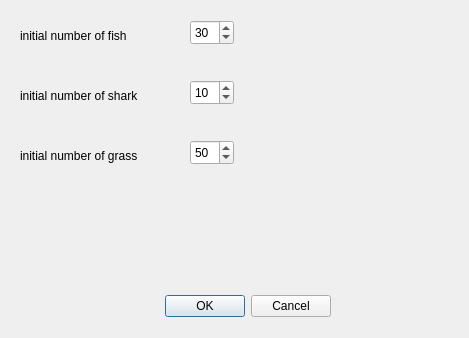
<?xml version="1.0" encoding="UTF-8"?>
<ui version="4.0">
 <class>setting</class>
 <widget class="QDialog" name="setting">
  <property name="geometry">
   <rect>
    <x>0</x>
    <y>0</y>
    <width>469</width>
    <height>338</height>
   </rect>
  </property>
  <property name="windowTitle">
   <string>Dialog</string>
  </property>
  <widget class="QDialogButtonBox" name="buttonBox">
   <property name="geometry">
    <rect>
     <x>-10</x>
     <y>290</y>
     <width>341</width>
     <height>32</height>
    </rect>
   </property>
   <property name="orientation">
    <enum>Qt::Horizontal</enum>
   </property>
   <property name="standardButtons">
    <set>QDialogButtonBox::Cancel|QDialogButtonBox::Ok</set>
   </property>
  </widget>
  <widget class="QSpinBox" name="initial_num">
   <property name="geometry">
    <rect>
     <x>190</x>
     <y>20</y>
     <width>44</width>
     <height>25</height>
    </rect>
   </property>
   <property name="toolTipDuration">
    <number>-7</number>
   </property>
   <property name="value">
    <number>30</number>
   </property>
  </widget>
  <widget class="QLabel" name="label">
   <property name="geometry">
    <rect>
     <x>20</x>
     <y>20</y>
     <width>151</width>
     <height>31</height>
    </rect>
   </property>
   <property name="text">
    <string>initial number of fish</string>
   </property>
  </widget>
  <widget class="QSpinBox" name="initial_num_2">
   <property name="geometry">
    <rect>
     <x>190</x>
     <y>80</y>
     <width>44</width>
     <height>25</height>
    </rect>
   </property>
   <property name="toolTipDuration">
    <number>-7</number>
   </property>
   <property name="value">
    <number>10</number>
   </property>
  </widget>
  <widget class="QSpinBox" name="initial_num_3">
   <property name="geometry">
    <rect>
     <x>190</x>
     <y>140</y>
     <width>44</width>
     <height>25</height>
    </rect>
   </property>
   <property name="toolTipDuration">
    <number>-7</number>
   </property>
   <property name="value">
    <number>50</number>
   </property>
  </widget>
  <widget class="QLabel" name="label_2">
   <property name="geometry">
    <rect>
     <x>20</x>
     <y>80</y>
     <width>171</width>
     <height>31</height>
    </rect>
   </property>
   <property name="text">
    <string>initial number of shark </string>
   </property>
  </widget>
  <widget class="QLabel" name="label_3">
   <property name="geometry">
    <rect>
     <x>20</x>
     <y>140</y>
     <width>171</width>
     <height>31</height>
    </rect>
   </property>
   <property name="text">
    <string>initial number of grass </string>
   </property>
  </widget>
 </widget>
 <resources/>
 <connections>
  <connection>
   <sender>buttonBox</sender>
   <signal>accepted()</signal>
   <receiver>setting</receiver>
   <slot>accept()</slot>
   <hints>
    <hint type="sourcelabel">
     <x>248</x>
     <y>254</y>
    </hint>
    <hint type="destinationlabel">
     <x>157</x>
     <y>274</y>
    </hint>
   </hints>
  </connection>
  <connection>
   <sender>buttonBox</sender>
   <signal>rejected()</signal>
   <receiver>setting</receiver>
   <slot>reject()</slot>
   <hints>
    <hint type="sourcelabel">
     <x>316</x>
     <y>260</y>
    </hint>
    <hint type="destinationlabel">
     <x>286</x>
     <y>274</y>
    </hint>
   </hints>
  </connection>
 </connections>
</ui>
